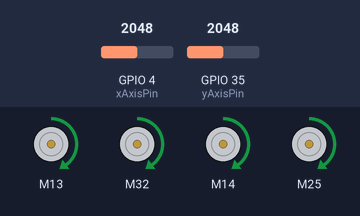
Recording of a sketch running on a simulated ESP32. On the bench: 4 × DC motor (green arrow = forward, orange = backward, longer = faster). The inputs (shaded band) are chosen by the test bench; at power-on: GPIO 35 (yAxisPin) = 2048, GPIO 4 (xAxisPin) = 2048.

Above: at 1.2 s.
1.3 s: GPIO 35 (yAxisPin) set to 1384
2.8 s: GPIO 35 (yAxisPin) set to 1298
At 3.8 s:
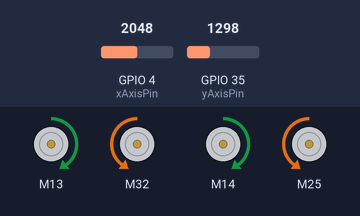
4.3 s: GPIO 4 (xAxisPin) set to 1408
5.8 s: GPIO 4 (xAxisPin) set to 1303
At 6.6 s:
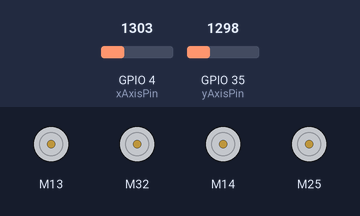
7.3 s: GPIO 35 (yAxisPin) set to 811
8.8 s: GPIO 35 (yAxisPin) set to 676
At 9.4 s:
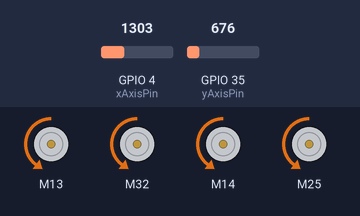
Timing chart, 0 to 11.3 s (numbered marks = the images above; inputs shaded):
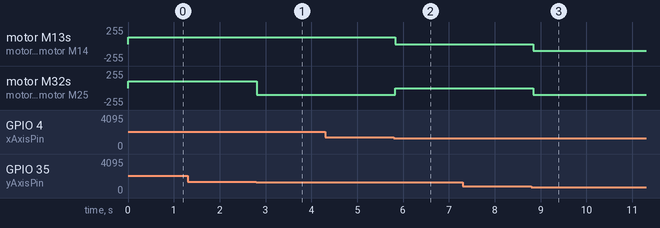

Measured:
- the behaviour switches between 1350 and 1349 on GPIO 35 (yAxisPin) (found by bisection; images 0 and 1)
- the behaviour switches between 1350 and 1349 on GPIO 4 (xAxisPin) (found by bisection; images 1 and 2)
- the behaviour switches between 750 and 749 on GPIO 35 (yAxisPin) (found by bisection; images 2 and 3)
- after the input at 1.3 s, every drawn part: stays the same
- after the input at 2.8 s, motor M32, motor M25: forward 100/255 → backward 100/255 at once
- after the input at 4.3 s, every drawn part: stays the same
- after the input at 5.8 s, motor M13, motor M14: forward 100/255 → stopped at once; motor M32, motor M25: backward 100/255 → stopped at once
- after the input at 7.3 s, every drawn part: stays the same
- after the input at 8.8 s, motor M13, motor M32, motor M14, motor M25: stopped → backward 100/255 at once

The sketch:

RobotNavigation.ino
```cpp
#include "CytronMotorDriver.h"
#define DEADZONE 300


// Configure the motor driver.
CytronMD motor1(PWM_PWM, 13, 12);
CytronMD motor2(PWM_PWM, 32, 33);
CytronMD motor3(PWM_PWM, 14, 27);
CytronMD motor4(PWM_PWM, 25, 26);

const int xAxisPin = 4;
const int yAxisPin = 35;

int CENTER = 1050;


void leftMotorsForward() {

    motor1.setSpeed(100);
    motor3.setSpeed(100);

}

void rightMotorsForward() {

    motor2.setSpeed(100);
    motor4.setSpeed(100);

}

void leftMotorsBackward() {

    motor1.setSpeed(-100);
    motor3.setSpeed(-100);

}

void rightMotorsBackward() {

    motor2.setSpeed(-100);
    motor4.setSpeed(-100);

}

void stopAllMotors() {

  motor1.setSpeed(0);
  motor2.setSpeed(0);
  motor3.setSpeed(0);
  motor4.setSpeed(0);

}


// The setup routine runs once when you press reset.
void setup() {

stopAllMotors();

}


// The loop routine runs over and over again forever.
void loop() {

int xPosition = analogRead(xAxisPin);
int yPosition = analogRead(yAxisPin);

int xDiff = xPosition - CENTER;
int yDiff = yPosition - CENTER;


  bool yCentered = abs(yDiff) < DEADZONE;
  bool xCentered = abs(xDiff) < DEADZONE;

if (!yCentered){

  if (yDiff> DEADZONE)
  {
    leftMotorsForward();
    rightMotorsForward();
  }

  else if (yDiff < -DEADZONE)
  {
    leftMotorsBackward();
    rightMotorsBackward();
  }

}

else if(!xCentered){
  if (xDiff > DEADZONE)
  {
    rightMotorsBackward();
    leftMotorsForward();
  }

  else if (xDiff < -DEADZONE)
  {
    leftMotorsBackward();
    rightMotorsForward();
  }
}
  else
  {
    stopAllMotors();
  }

delay(50);

}
```
